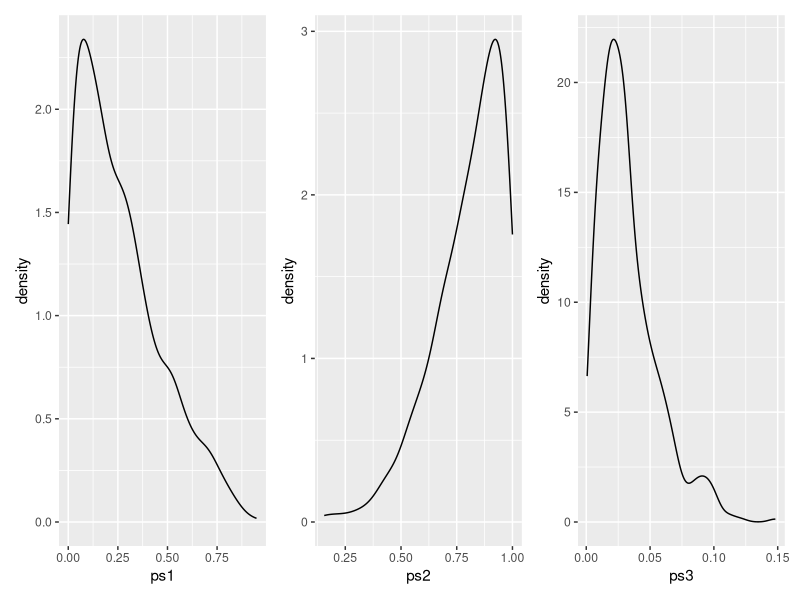
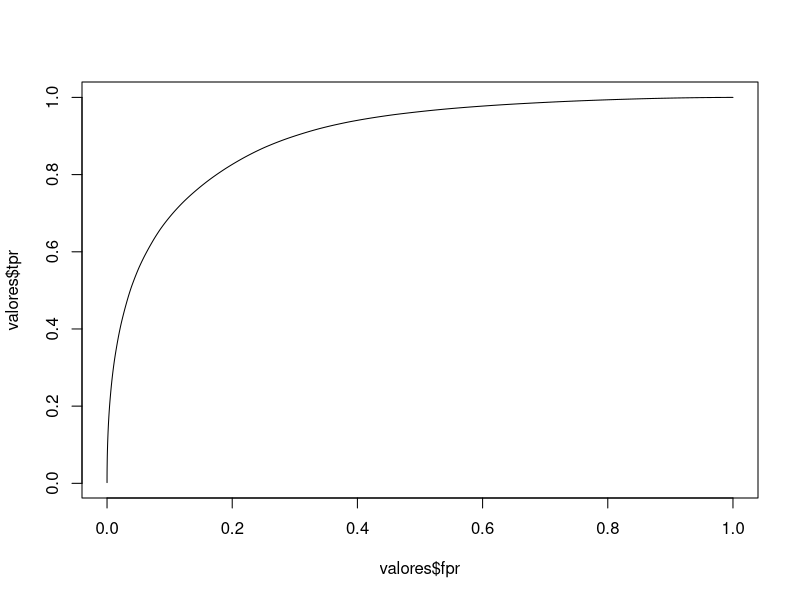

The R source for these figures, in order:
## ---- chunk 1
ps1 <- rbeta(1000, 1, 3)
ps2 <- rbeta(300, 4, 1)
ps3 <- rbeta(600, 2, 60)

ps <- c(ps1, ps2, ps3)

mean(ps1) ;  mean(ps2); mean(ps3)



## ---- chunk 2
library(tidyverse)
library(patchwork)

p1 <- ggplot() + geom_density(aes(ps1))
p2 <- ggplot() + geom_density(aes(ps2))
p3 <- ggplot() + geom_density(aes(ps3))

p1 + p2 + p3

## ---- chunk 3

tpr_fpr <- function(threshold, ps) {
  yj <- ifelse(ps >= threshold, 1, 0) 
  p_false = abs(yj - ps)
  p_true = 1- p_false
  n <- length(yj)
  tp <- sum(p_true[yj == 1])
  fp <- sum(p_false[yj==1])
  tn <- sum(p_true[yj==0] )
  fn <- sum(p_false[yj==0] )
  tpr <- tp / (tp + fn)
  fpr <- fp /(fp + tn)
  return(data.frame(tpr = tpr, fpr = fpr))
}


pscortes = sort(unique(ps), decreasing = TRUE)

dfs <-  lapply(pscortes, function(x) tpr_fpr(x, ps))

valores <- do.call(rbind, dfs)


plot(valores$fpr, valores$tpr, type = "l")

simple_auc <- function(TPR, FPR){
  # inputs already sorted, best scores first 
  dFPR <- c(diff(FPR), 0)
  dTPR <- c(diff(TPR), 0)
  sum(TPR * dFPR) + sum(dTPR * dFPR)/2
}

with(valores, simple_auc(tpr, fpr))
## ---- chunk 4
labels <- rbinom(length(ps), 1, ps)
(res <- pROC::auc(labels, ps))
## ---- chunk 5

ps1_new <- rbeta(200, 1, 3)
ps2_new <- rbeta(100, 4, 1)
ps3_new <- rbeta(10000, 2, 60)

ps_new <- c(ps1_new, ps2_new, ps3_new)

## ---- chunk 6
labels <- rbinom(length(ps_new), 1, ps_new)
(res <- pROC::auc(labels, ps_new))
